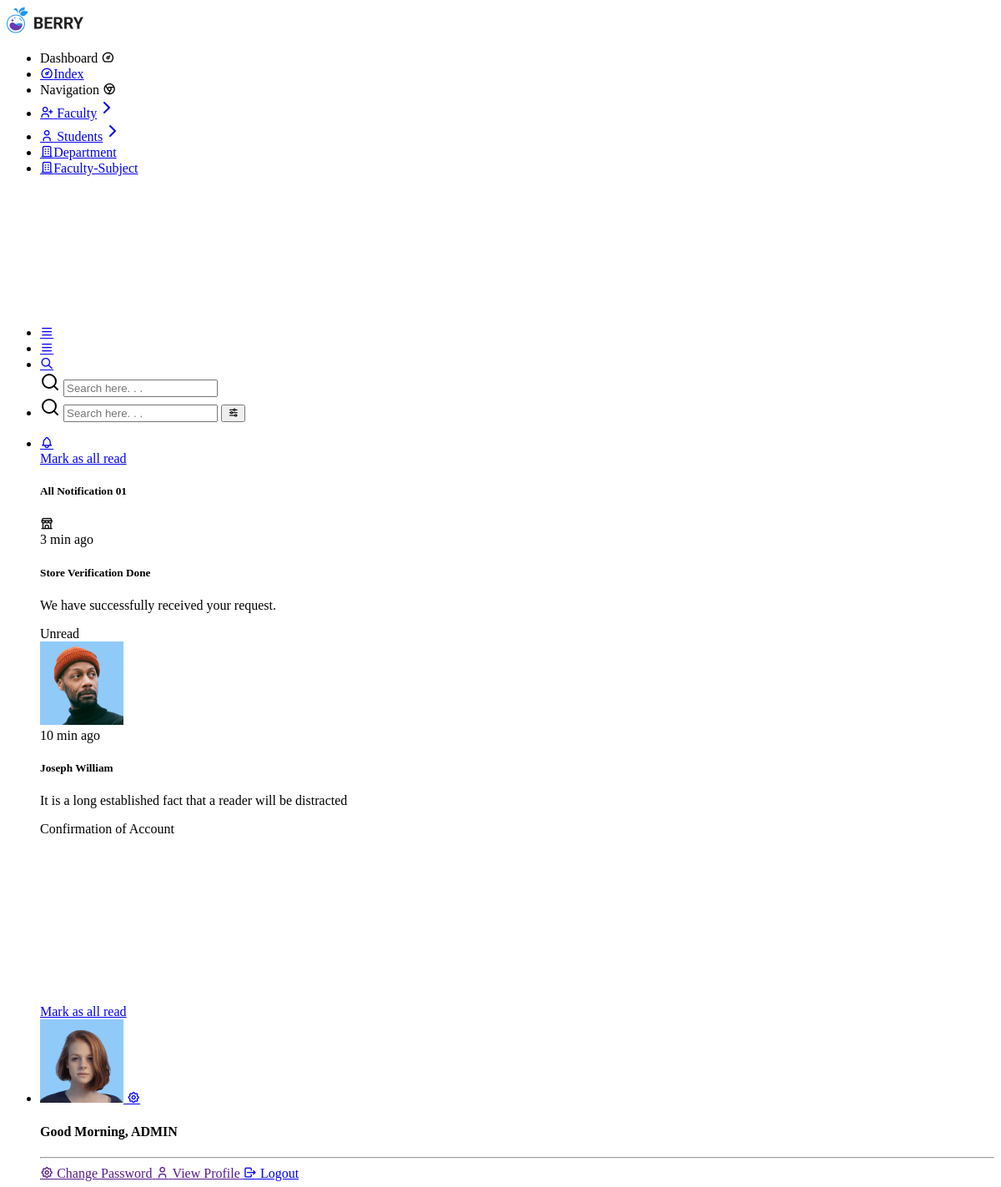
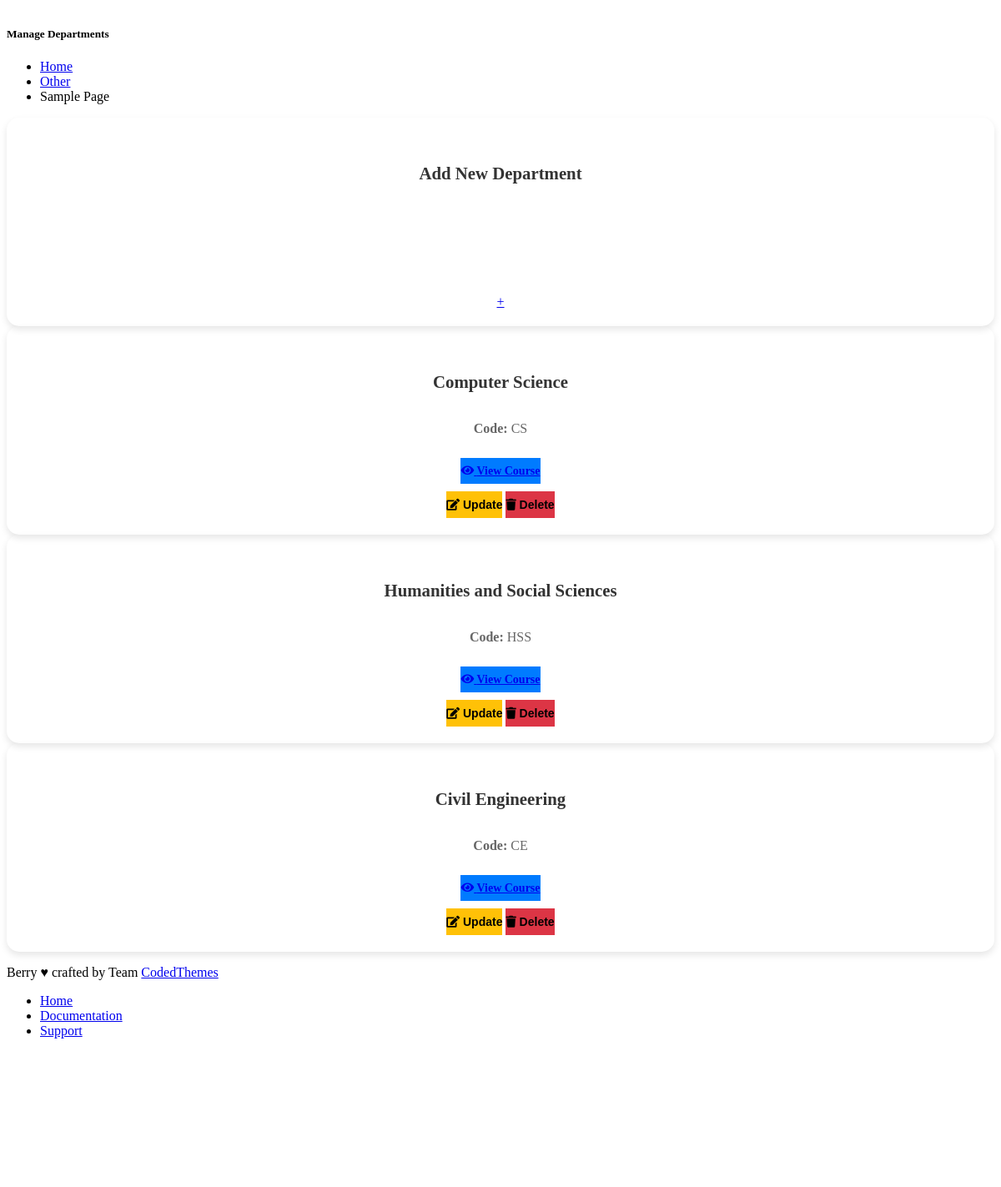
Screenshot of /admin/department.php with the database file from the repository (2 pictures, top to bottom).
### tables this page shows
CREATE TABLE IF NOT EXISTS `departments` (
  `id` int NOT NULL AUTO_INCREMENT,
  `department_name` varchar(100) NOT NULL,
  `department_code` varchar(10) NOT NULL,
  `icon` varchar(100) DEFAULT NULL,
  PRIMARY KEY (`id`),
  UNIQUE KEY `department_code` (`department_code`)
);

### admin/department.php (the view, shortened to what this page needs)
<?php
include('../connection.php');
$sql = "SELECT id,department_name, department_code FROM departments";
$dept_result = $conn->query($sql);
?>
<!doctype html>
<html lang="en">
<head>
    <?php
    include_once('up_link.php');
    ?>
</head>
<body>
    <nav class="pc-sidebar">
        <div class="navbar-wrapper">
            <div class="m-header">
                <a href="" class="b-brand text-primary">
                    <img src="assets/images/logo-dark.svg" alt="" class="logo logo-lg" />
                </a>
            </div>
            <div class="navbar-content">
                <?php
                include_once('navbar.php');
                ?>
            </div>
        </div>
    </nav>
    <header class="pc-header">
        <?php
        include_once('header.php');
        ?>
    </header>
    <div class="pc-container">
        <div class="pc-content">
            <div class="page-header">
                <div class="page-block">
                    <div class="row align-items-center">
                        <div class="col">
                            <div class="page-header-title">
                                <h5 class="m-b-10">Manage Departments</h5>
                            </div>
                        </div>
                        <div class="col-auto">
                            <ul class="breadcrumb">
                                <li class="breadcrumb-item"><a href="index.php">Home</a></li>
                                <li class="breadcrumb-item"><a href="javascript: void(0)">Other</a></li>
                                <li class="breadcrumb-item" aria-current="page">Sample Page</li>
                            </ul>
                        </div>
                    </div>
                </div>
            </div>
            <div class="row">
                <div class="col-md-4">
                    <div class="card add-card" onclick="showAddDepartmentModal()">
                        <div class="card-body d-flex flex-column justify-content-center align-items-center">
                            <h5 class="card-title text-center">Add New Department</h5>
                            <a href="add_department.php" class="add-btn">+</a>
                        </div>
                    </div>
                </div>
                <?php
                if ($dept_result->num_rows > 0) {
                    while ($row = $dept_result->fetch_assoc()) {
                ?>
                        <div class="col-md-4">
                            <div class="card mb-4 shadow-sm">
                                <div class="card-body text-center d-flex flex-column justify-content-between">
                                    <div>
                                        <?php
                                        $did = $row["id"];
                                        $dname = $row["department_name"];
                                        $dcode = $row["department_code"];
                                        ?>
                                        <h5 class="card-title"><?php echo htmlspecialchars($row["department_name"]); ?></h5>
                                        <p class="card-text"><strong>Code:</strong>
                                            <?php echo htmlspecialchars($row["department_code"]); ?></p>
                                    </div>
                                    <div class="btn-group mt-3" role="group">
                                        <a href="view_course.php?id=<?php echo urlencode($row['id']); ?>"
                                            class="btn btn-primary btn-sm">
                                            <i class="fas fa-eye"></i> View Course
                                        </a>
                                    </div>
                                    <div class="btn-group mt-2" role="group">
                                        <button class="btn btn-warning btn-sm"
                                            onclick="updateDepartment(<?php echo $did; ?>, '<?php echo $dname; ?>', '<?php echo $dcode; ?>')">
                                            <i class="fas fa-edit"></i> Update
                                        </button>
                                        <button class="btn btn-danger btn-sm" onclick="deleteDepartment(<?php echo $did; ?>)">
                                            <i class="fas fa-trash"></i> Delete
                                        </button>
                                    </div>
                                </div>
                            </div>
                        </div>
                <?php
                    }
                } else {
                    echo "<p class='text-center'>No departments found.</p>";
                }
                ?>
            </div>
        </div>
    </div>
    <footer class="pc-footer">
        <?php
        include_once('footer.php');
        ?>
    </footer>
</body>
</html>

### admin/department.php (style rules this page uses)
.card { border: none; border-radius: 15px; overflow: hidden; box-shadow: 0 4px 8px rgba(0, 0, 0, 0.1); transition: transform 0.3s ease-in-out, box-shadow 0.3s ease-in-out; height: 250px; display: flex; flex-direction: column; justify-content: space-between; }
.card-body { text-align: center; padding: 20px; display: flex; flex-direction: column; justify-content: space-between; height: 100%; }
.card-title { font-size: 1.3rem; font-weight: bold; color: #333; }
.card-text { color: #666; }
.btn-group { width: 100%; }
.btn-group .btn { flex: 1; padding: 8px 0; font-size: 14px; font-weight: bold; transition: background 0.3s ease-in-out, transform 0.2s ease-in-out; }
.btn-primary { background-color: #007bff; border: none; }
.btn-warning { background-color: #ffc107; border: none; color: black; }
.btn-danger { background-color: #dc3545; border: none; }

### rows the page displays
departments: department_name "Computer Science", department_code "CS"
departments: department_name "Humanities and Social Sciences", department_code "HSS"
departments: department_name "Civil Engineering", department_code "CE"
